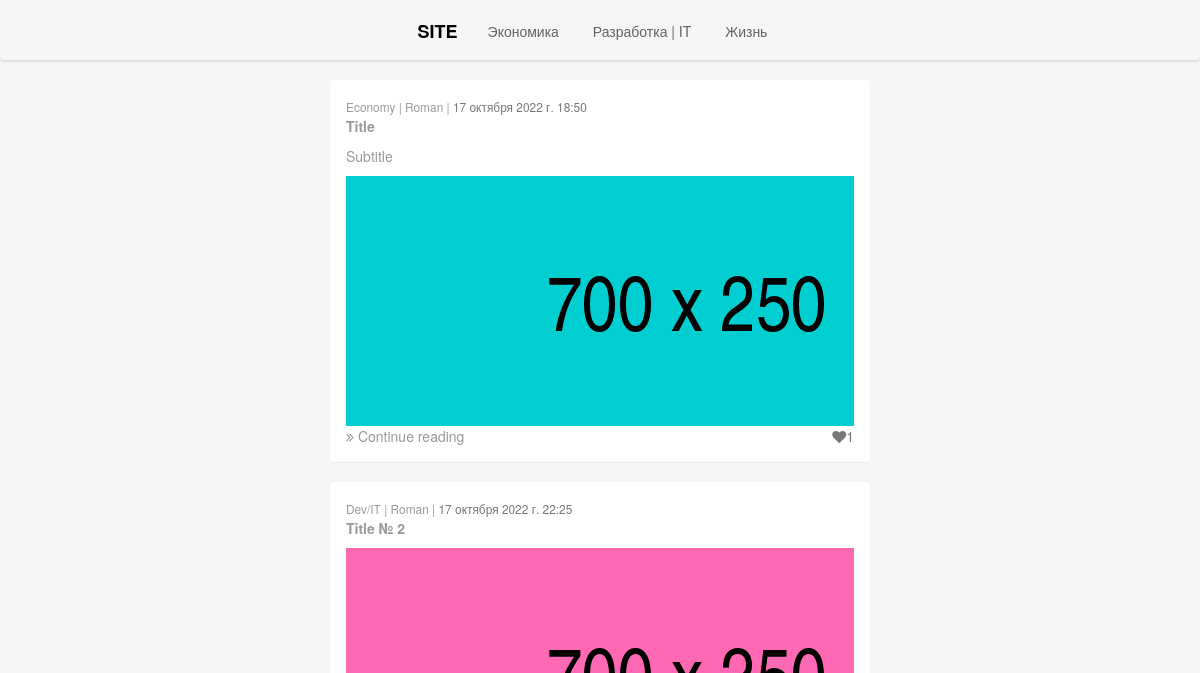
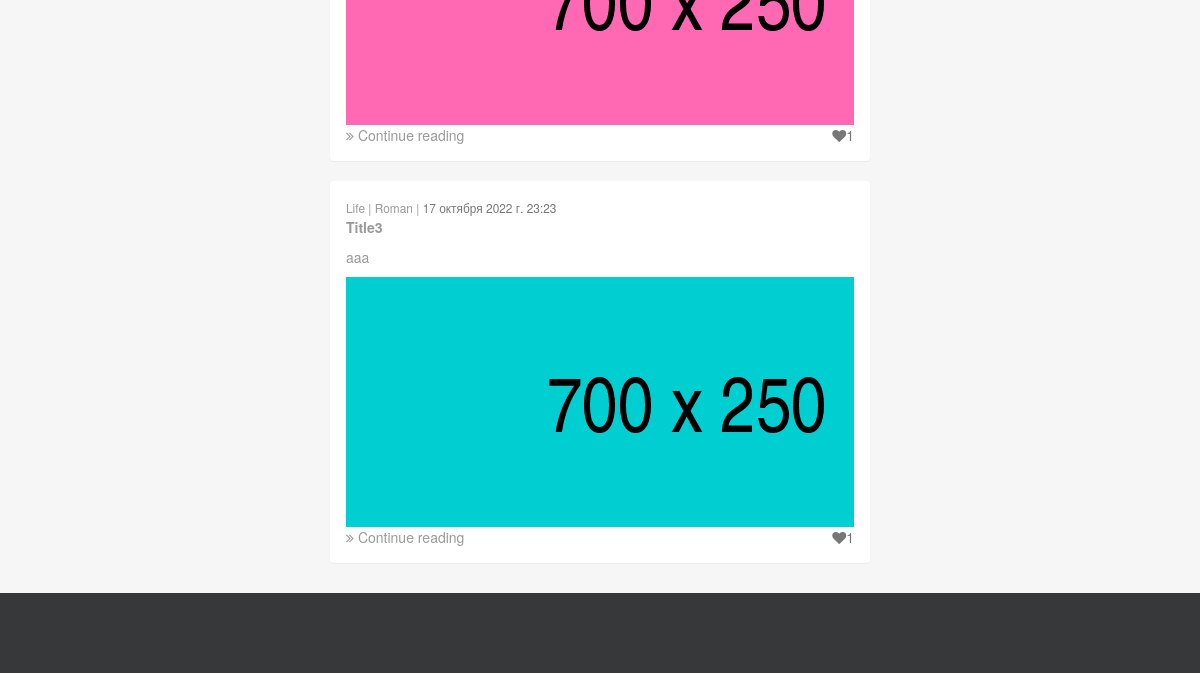
Before: / with the older database file (2 pictures, top to bottom).
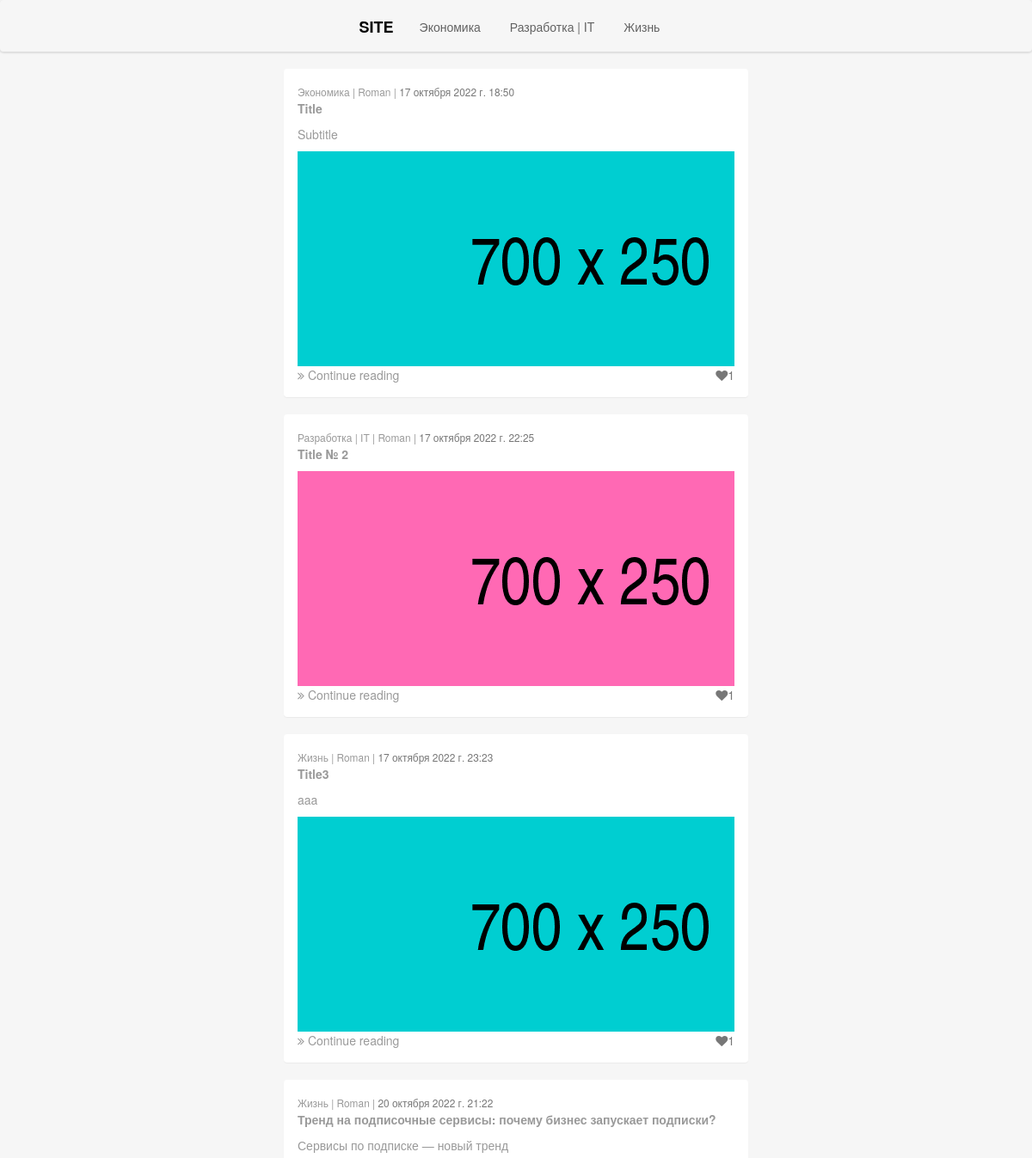
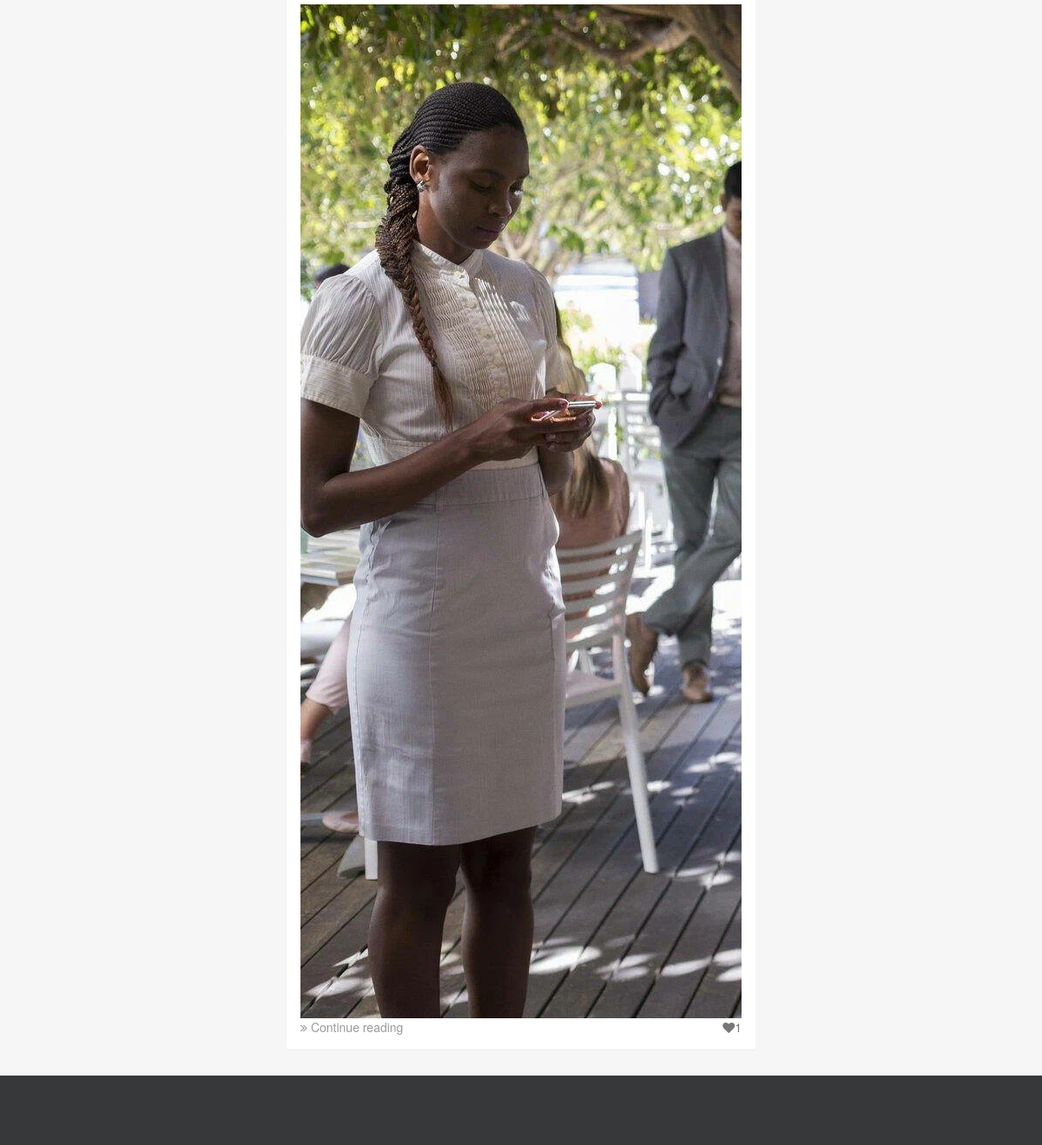
After: the same page with the newer database file (2 pictures, top to bottom).
### mainapp/models.py (models this page shows)
class articles(models.Model):
   SECTIONS = [('economy', 'Экономика'), ('dev', 'Разработка | IT'), ('life', 'Жизнь')]
   section = models.CharField(max_length=15, choices=SECTIONS)
   title = models.CharField(max_length=100, verbose_name='Заголовок')
   slug = models.SlugField(max_length=1001, unique=True, db_index=True, verbose_name='URL')
   subtitle = models.CharField(max_length=300, verbose_name='Подзаголовок', blank=True)
   author = models.ForeignKey(User, on_delete=models.CASCADE, verbose_name='Автор')
   text = models.TextField(blank=True, verbose_name='Текст')
   content = models.FileField(upload_to='files/%Y/%m/%d')
   time_create = models.DateTimeField(auto_now_add=True, verbose_name='Время создания')
   is_published = models.BooleanField(default=True, verbose_name='Опубликовано')
   def get_absolute_url(self):
      return reverse("article", kwargs={"post_slug": self.slug})
   class Meta:
      verbose_name = 'Статьи'
      verbose_name_plural = 'Статьи'
      ordering = ['time_create']

### mainapp/views.py (the view)
# urls.py: path('', index, name='home'),
def index(request):
    list_articles = articles.objects.all()
    context = {
        'posts': list_articles,
        'menu': menu,
        'title': 'Главная страница',
    }
    return render(request, 'mainapp/index.html', context=context)

### mainapp/templates/mainapp/index.html (shortened to what this page needs)
{% extends 'mainapp/base.html' %}
{% block content %}
<div class='container bootstrap snippets bootdey'>
  <div class='row justify-content-center'>
    <div class='col-md-6'>
      {% for p in posts %}
      <div class='panel blog-container'>
        <div class='panel-body'>
            <small class="text-muted">
              <a href='{{p.section}}'> {{ p.get_section_display }} |</a>
              <a href='#'>{{p.author}} |</a>
              <a>{{p.time_create}}</a>
            </small>
            <strong><p><a href='{{ p.get_absolute_url }}'>{{p.title}}</a></p></strong>
            {% if p.subtitle %}
            <p><a href='{{ p.get_absolute_url }}'>{{p.subtitle}}</a></p></strong>
            {% endif %}
            {% if p.content %}
            <div class='image-wrapper'>
              <a class='image-wrapper image-zoom cboxElement' href="#">
                <img src='{{p.content.url}}' alt="Photo of Blog">
              </a>
            </div>
            {% endif %}
            <a href="{{ p.get_absolute_url }}"><i class="fa fa-angle-double-right"></i> Continue reading</a>
            <span class="post-like text-muted tooltip-test" data-toggle="tooltip" data-original-title="I like this post!">
              <i class="fa fa-heart"></i><span class="like-count">1</span>
            </span>
        </div>
      </div>
      {% endfor %}
    </div>
  </div>
</div>
{% endblock %}

### mainapp/templates/mainapp/base.html (shortened to what this page needs)
{% load static %}
<!DOCTYPE html>
<html>
<head>
  <link type='text/css' href="{% static 'mainapp/css/style.css' %}" rel='stylesheet' />
  <link rel="stylesheet" href="{% static 'mainapp/libs/bootstrap-reboot.min.css'%}">
	<link rel="stylesheet" href="{% static 'mainapp/libs/bootstrap-grid.min.css' %}">
  <link rel="stylesheet" href="https://maxcdn.bootstrapcdn.com/bootstrap/3.3.7/css/bootstrap.min.css">
  <link href="https://maxcdn.bootstrapcdn.com/font-awesome/4.3.0/css/font-awesome.min.css" rel="stylesheet">
</head>
<body>
{% block mainmenu %}
<div class='wrapper'>
  <div class='content'>
    <div class='navbar'>
      <div class='container'>
        <a href="{% url 'home' %}" class='navbar-brand'>SITE</a>
        <div class='navbar-wrap'>
          <ul class='navbar-menu'>
            <li><a href='{% url 'economy' %}'>Экономика</a></li>
            <li><a href='{% url 'dev' %}'>Разработка | IT</a></li>
            <li><a href='{% url 'life' %}'>Жизнь</a></li>
          </ul>
        </div>
      </div>
    </div>
  {% block content %}
  {% endblock %}
  </div>
  <div class='footer'></div>
{% endblock mainmenu %}
</body>
</html>

### mainapp/static/mainapp/css/style.css (style rules this page uses)
html, body { margin: 0; padding: 0; height: 100%; }
body { position: relative; font-family: 'Noto Sans', sans-serif; font-size: 16px; line-height: 1.4; color: #000; min-width: 320px; overflow-x: hidden; }
.navbar { width: 100%; height: 60px; box-shadow: 0 4px 10px rgba(0, 0, 0, .1); -webkit-box-shadow: 0 1px 2px 1px rgba(0,0,0,.1); }
.navbar .container { height: inherit; display: flex; justify-content: center; align-items: center; }
.navbar-menu { list-style-type: none; padding-left: 0; margin-bottom: 0; }
.navbar-menu li { display: inline-block; }
.navbar-menu li a { display: inline-block; color:#000; opacity: 0.6; text-decoration: none; padding: 15px; transition: all .07s ease-in-out; }
.navbar-wrap { display: flex; flex-flow: row nowrap; }
.navbar-brand { text-decoration: none; font-weight: 700; font-size: 22px; color: #000; padding: 15px; transition: a11 .07s ease-in-out; }
.footer { position: absolute; bottom: 0; width: 100%; height: 80px; background-color:#363839; }
.wrapper { position: relative; min-height: 100%; background-color:#f6f6f6; }
.content { padding-bottom: 90px; }
.panel { position: relative; background: #fff; }
.image-wrapper { position: relative; display: block; overflow: hidden; }
.blog-container a:not(.btn) { color: #999; transition: all .2s linear; -webkit-transition: all .2s linear; -moz-transition: all .2s linear; -ms-transition: all .2s linear; -o-transition: all .2s linear; }
.image-wrapper img { transition: all .4s ease; -webkit-transition: all .4s ease; -moz-transition: all .4s ease; -ms-transition: all .4s ease; -o-transition: all .4s ease; }
.post-like { float: right; cursor: pointer; }

Changed rows visible on the page:
changed articles "Title": section "Economy" → "Экономика"
changed articles "Title № 2": section "Dev/IT" → "Разработка | IT"
changed articles "Title3": section "Life" → "Жизнь"
added articles: section "Жизнь", author "Roman", time_create "20 октября 2022 г. 21:22", title "Тренд на подписочные сервисы: почему бизнес запускает подписки?", subtitle "Сервисы по подписке — новый тренд", content (picture)
